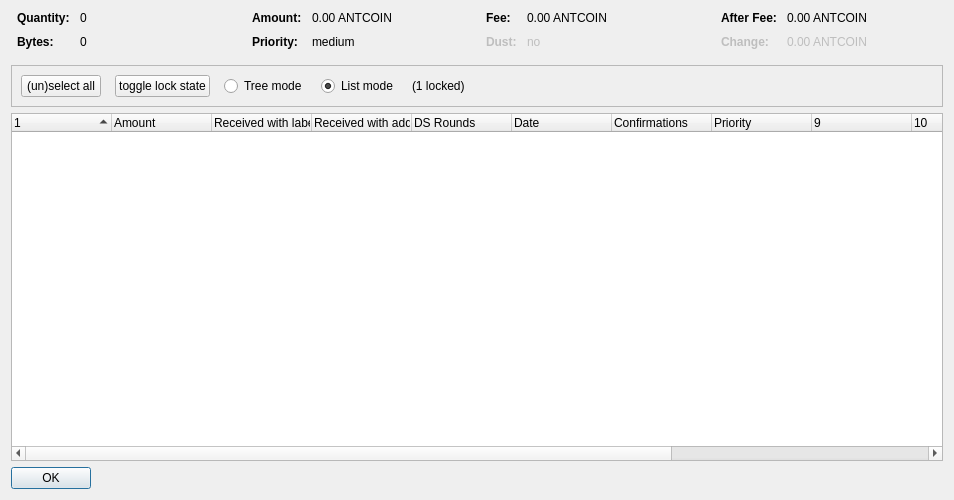
<?xml version="1.0" encoding="UTF-8"?>
<ui version="4.0">
 <class>CoinControlDialog</class>
 <widget class="QDialog" name="CoinControlDialog">
  <property name="geometry">
   <rect>
    <x>0</x>
    <y>0</y>
    <width>954</width>
    <height>500</height>
   </rect>
  </property>
  <property name="windowTitle">
   <string>Coin Selection</string>
  </property>
  <layout class="QVBoxLayout" name="verticalLayout">
   <item>
    <layout class="QHBoxLayout" name="horizontalLayoutTop" stretch="0,0,0,0">
     <property name="topMargin">
      <number>0</number>
     </property>
     <property name="bottomMargin">
      <number>10</number>
     </property>
     <item>
      <layout class="QFormLayout" name="formLayoutCoinControl1">
       <property name="horizontalSpacing">
        <number>10</number>
       </property>
       <property name="verticalSpacing">
        <number>10</number>
       </property>
       <property name="leftMargin">
        <number>6</number>
       </property>
       <property name="rightMargin">
        <number>6</number>
       </property>
       <item row="0" column="0">
        <widget class="QLabel" name="labelCoinControlQuantityText">
         <property name="font">
          <font>
           <weight>75</weight>
           <bold>true</bold>
          </font>
         </property>
         <property name="text">
          <string>Quantity:</string>
         </property>
        </widget>
       </item>
       <item row="0" column="1">
        <widget class="QLabel" name="labelCoinControlQuantity">
         <property name="cursor">
          <cursorShape>IBeamCursor</cursorShape>
         </property>
         <property name="contextMenuPolicy">
          <enum>Qt::ActionsContextMenu</enum>
         </property>
         <property name="text">
          <string notr="true">0</string>
         </property>
         <property name="textInteractionFlags">
          <set>Qt::LinksAccessibleByMouse|Qt::TextSelectableByKeyboard|Qt::TextSelectableByMouse</set>
         </property>
        </widget>
       </item>
       <item row="1" column="0">
        <widget class="QLabel" name="labelCoinControlBytesText">
         <property name="font">
          <font>
           <weight>75</weight>
           <bold>true</bold>
          </font>
         </property>
         <property name="text">
          <string>Bytes:</string>
         </property>
        </widget>
       </item>
       <item row="1" column="1">
        <widget class="QLabel" name="labelCoinControlBytes">
         <property name="cursor">
          <cursorShape>IBeamCursor</cursorShape>
         </property>
         <property name="contextMenuPolicy">
          <enum>Qt::ActionsContextMenu</enum>
         </property>
         <property name="text">
          <string notr="true">0</string>
         </property>
         <property name="textInteractionFlags">
          <set>Qt::LinksAccessibleByMouse|Qt::TextSelectableByKeyboard|Qt::TextSelectableByMouse</set>
         </property>
        </widget>
       </item>
      </layout>
     </item>
     <item>
      <layout class="QFormLayout" name="formLayoutCoinControl2">
       <property name="horizontalSpacing">
        <number>10</number>
       </property>
       <property name="verticalSpacing">
        <number>10</number>
       </property>
       <property name="leftMargin">
        <number>6</number>
       </property>
       <property name="rightMargin">
        <number>6</number>
       </property>
       <item row="0" column="0">
        <widget class="QLabel" name="labelCoinControlAmountText">
         <property name="font">
          <font>
           <weight>75</weight>
           <bold>true</bold>
          </font>
         </property>
         <property name="text">
          <string>Amount:</string>
         </property>
        </widget>
       </item>
       <item row="0" column="1">
        <widget class="QLabel" name="labelCoinControlAmount">
         <property name="cursor">
          <cursorShape>IBeamCursor</cursorShape>
         </property>
         <property name="contextMenuPolicy">
          <enum>Qt::ActionsContextMenu</enum>
         </property>
         <property name="text">
          <string notr="true">0.00 ANTCOIN</string>
         </property>
         <property name="textInteractionFlags">
          <set>Qt::LinksAccessibleByMouse|Qt::TextSelectableByKeyboard|Qt::TextSelectableByMouse</set>
         </property>
        </widget>
       </item>
       <item row="1" column="0">
        <widget class="QLabel" name="labelCoinControlPriorityText">
         <property name="font">
          <font>
           <weight>75</weight>
           <bold>true</bold>
          </font>
         </property>
         <property name="text">
          <string>Priority:</string>
         </property>
        </widget>
       </item>
       <item row="1" column="1">
        <widget class="QLabel" name="labelCoinControlPriority">
         <property name="cursor">
          <cursorShape>IBeamCursor</cursorShape>
         </property>
         <property name="contextMenuPolicy">
          <enum>Qt::ActionsContextMenu</enum>
         </property>
         <property name="text">
          <string>medium</string>
         </property>
         <property name="textInteractionFlags">
          <set>Qt::LinksAccessibleByMouse|Qt::TextSelectableByKeyboard|Qt::TextSelectableByMouse</set>
         </property>
        </widget>
       </item>
      </layout>
     </item>
     <item>
      <layout class="QFormLayout" name="formLayoutCoinControl3">
       <property name="horizontalSpacing">
        <number>10</number>
       </property>
       <property name="verticalSpacing">
        <number>10</number>
       </property>
       <property name="leftMargin">
        <number>6</number>
       </property>
       <property name="rightMargin">
        <number>6</number>
       </property>
       <item row="0" column="0">
        <widget class="QLabel" name="labelCoinControlFeeText">
         <property name="font">
          <font>
           <weight>75</weight>
           <bold>true</bold>
          </font>
         </property>
         <property name="text">
          <string>Fee:</string>
         </property>
        </widget>
       </item>
       <item row="0" column="1">
        <widget class="QLabel" name="labelCoinControlFee">
         <property name="cursor">
          <cursorShape>IBeamCursor</cursorShape>
         </property>
         <property name="contextMenuPolicy">
          <enum>Qt::ActionsContextMenu</enum>
         </property>
         <property name="text">
          <string notr="true">0.00 ANTCOIN</string>
         </property>
         <property name="textInteractionFlags">
          <set>Qt::LinksAccessibleByMouse|Qt::TextSelectableByKeyboard|Qt::TextSelectableByMouse</set>
         </property>
        </widget>
       </item>
       <item row="1" column="0">
        <widget class="QLabel" name="labelCoinControlLowOutputText">
         <property name="enabled">
          <bool>false</bool>
         </property>
         <property name="font">
          <font>
           <weight>75</weight>
           <bold>true</bold>
          </font>
         </property>
         <property name="text">
          <string>Dust:</string>
         </property>
        </widget>
       </item>
       <item row="1" column="1">
        <widget class="QLabel" name="labelCoinControlLowOutput">
         <property name="enabled">
          <bool>false</bool>
         </property>
         <property name="cursor">
          <cursorShape>IBeamCursor</cursorShape>
         </property>
         <property name="contextMenuPolicy">
          <enum>Qt::ActionsContextMenu</enum>
         </property>
         <property name="text">
          <string>no</string>
         </property>
         <property name="textInteractionFlags">
          <set>Qt::LinksAccessibleByMouse|Qt::TextSelectableByKeyboard|Qt::TextSelectableByMouse</set>
         </property>
        </widget>
       </item>
      </layout>
     </item>
     <item>
      <layout class="QFormLayout" name="formLayoutCoinControl4">
       <property name="horizontalSpacing">
        <number>10</number>
       </property>
       <property name="verticalSpacing">
        <number>10</number>
       </property>
       <property name="leftMargin">
        <number>6</number>
       </property>
       <property name="rightMargin">
        <number>6</number>
       </property>
       <item row="0" column="0">
        <widget class="QLabel" name="labelCoinControlAfterFeeText">
         <property name="font">
          <font>
           <weight>75</weight>
           <bold>true</bold>
          </font>
         </property>
         <property name="text">
          <string>After Fee:</string>
         </property>
        </widget>
       </item>
       <item row="0" column="1">
        <widget class="QLabel" name="labelCoinControlAfterFee">
         <property name="cursor">
          <cursorShape>IBeamCursor</cursorShape>
         </property>
         <property name="contextMenuPolicy">
          <enum>Qt::ActionsContextMenu</enum>
         </property>
         <property name="text">
          <string notr="true">0.00 ANTCOIN</string>
         </property>
         <property name="textInteractionFlags">
          <set>Qt::LinksAccessibleByMouse|Qt::TextSelectableByKeyboard|Qt::TextSelectableByMouse</set>
         </property>
        </widget>
       </item>
       <item row="1" column="0">
        <widget class="QLabel" name="labelCoinControlChangeText">
         <property name="enabled">
          <bool>false</bool>
         </property>
         <property name="font">
          <font>
           <weight>75</weight>
           <bold>true</bold>
          </font>
         </property>
         <property name="text">
          <string>Change:</string>
         </property>
        </widget>
       </item>
       <item row="1" column="1">
        <widget class="QLabel" name="labelCoinControlChange">
         <property name="enabled">
          <bool>false</bool>
         </property>
         <property name="cursor">
          <cursorShape>IBeamCursor</cursorShape>
         </property>
         <property name="contextMenuPolicy">
          <enum>Qt::ActionsContextMenu</enum>
         </property>
         <property name="text">
          <string notr="true">0.00 ANTCOIN</string>
         </property>
         <property name="textInteractionFlags">
          <set>Qt::LinksAccessibleByMouse|Qt::TextSelectableByKeyboard|Qt::TextSelectableByMouse</set>
         </property>
        </widget>
       </item>
      </layout>
     </item>
    </layout>
   </item>
   <item>
    <widget class="QFrame" name="frame">
     <property name="minimumSize">
      <size>
       <width>0</width>
       <height>40</height>
      </size>
     </property>
     <property name="frameShape">
      <enum>QFrame::StyledPanel</enum>
     </property>
     <property name="frameShadow">
      <enum>QFrame::Sunken</enum>
     </property>
     <layout class="QHBoxLayout" name="horizontalLayout">
      <item>
       <layout class="QHBoxLayout" name="horizontalLayoutPanel" stretch="0,0,0,0,0,0">
        <property name="spacing">
         <number>14</number>
        </property>
        <item>
         <widget class="QPushButton" name="pushButtonSelectAll">
          <property name="sizePolicy">
           <sizepolicy hsizetype="Maximum" vsizetype="Fixed">
            <horstretch>0</horstretch>
            <verstretch>0</verstretch>
           </sizepolicy>
          </property>
          <property name="text">
           <string>(un)select all</string>
          </property>
          <property name="autoDefault">
           <bool>false</bool>
          </property>
         </widget>
        </item>
        <item>
         <widget class="QPushButton" name="pushButtonToggleLock">
          <property name="sizePolicy">
           <sizepolicy hsizetype="Maximum" vsizetype="Fixed">
            <horstretch>0</horstretch>
            <verstretch>0</verstretch>
           </sizepolicy>
          </property>
          <property name="text">
           <string>toggle lock state</string>
          </property>
          <property name="autoDefault">
           <bool>false</bool>
          </property>
         </widget>
        </item>
        <item>
         <widget class="QRadioButton" name="radioTreeMode">
          <property name="sizePolicy">
           <sizepolicy hsizetype="Maximum" vsizetype="Fixed">
            <horstretch>0</horstretch>
            <verstretch>0</verstretch>
           </sizepolicy>
          </property>
          <property name="text">
           <string>Tree mode</string>
          </property>
         </widget>
        </item>
        <item>
         <widget class="QRadioButton" name="radioListMode">
          <property name="sizePolicy">
           <sizepolicy hsizetype="Maximum" vsizetype="Fixed">
            <horstretch>0</horstretch>
            <verstretch>0</verstretch>
           </sizepolicy>
          </property>
          <property name="text">
           <string>List mode</string>
          </property>
          <property name="checked">
           <bool>true</bool>
          </property>
         </widget>
        </item>
        <item>
         <widget class="QLabel" name="labelLocked">
          <property name="text">
           <string>(1 locked)</string>
          </property>
         </widget>
        </item>
        <item>
         <spacer name="horizontalSpacer">
          <property name="orientation">
           <enum>Qt::Horizontal</enum>
          </property>
          <property name="sizeHint" stdset="0">
           <size>
            <width>40</width>
            <height>20</height>
           </size>
          </property>
         </spacer>
        </item>
       </layout>
      </item>
     </layout>
    </widget>
   </item>
   <item>
    <widget class="CoinControlTreeWidget" name="treeWidget">
     <property name="contextMenuPolicy">
      <enum>Qt::CustomContextMenu</enum>
     </property>
     <property name="sortingEnabled">
      <bool>false</bool>
     </property>
     <property name="columnCount">
      <number>13</number>
     </property>
     <attribute name="headerShowSortIndicator" stdset="0">
      <bool>true</bool>
     </attribute>
     <attribute name="headerStretchLastSection">
      <bool>false</bool>
     </attribute>
     <column>
      <property name="text">
       <string/>
      </property>
     </column>
     <column>
      <property name="text">
       <string>Amount</string>
      </property>
     </column>
     <column>
      <property name="text">
       <string>Received with label</string>
      </property>
     </column>
     <column>
      <property name="text">
       <string>Received with address</string>
      </property>
     </column>
     <column>
      <property name="text">
       <string>DS Rounds</string>
      </property>
     </column>
     <column>
      <property name="text">
       <string>Date</string>
      </property>
     </column>
     <column>
      <property name="text">
       <string>Confirmations</string>
      </property>
      <property name="toolTip">
       <string>Confirmed</string>
      </property>
     </column>
     <column>
      <property name="text">
       <string>Priority</string>
      </property>
     </column>
     <column>
      <property name="text">
       <string/>
      </property>
     </column>
     <column>
      <property name="text">
       <string/>
      </property>
     </column>
     <column>
      <property name="text">
       <string/>
      </property>
     </column>
     <column>
      <property name="text">
       <string/>
      </property>
     </column>
     <column>
      <property name="text">
       <string/>
      </property>
     </column>
    </widget>
   </item>
   <item>
    <widget class="QDialogButtonBox" name="buttonBox">
     <property name="sizePolicy">
      <sizepolicy hsizetype="Maximum" vsizetype="Fixed">
       <horstretch>0</horstretch>
       <verstretch>0</verstretch>
      </sizepolicy>
     </property>
     <property name="orientation">
      <enum>Qt::Horizontal</enum>
     </property>
     <property name="standardButtons">
      <set>QDialogButtonBox::Ok</set>
     </property>
    </widget>
   </item>
  </layout>
 </widget>
 <customwidgets>
  <customwidget>
   <class>CoinControlTreeWidget</class>
   <extends>QTreeWidget</extends>
   <header>coincontroltreewidget.h</header>
  </customwidget>
 </customwidgets>
 <resources/>
 <connections/>
</ui>
